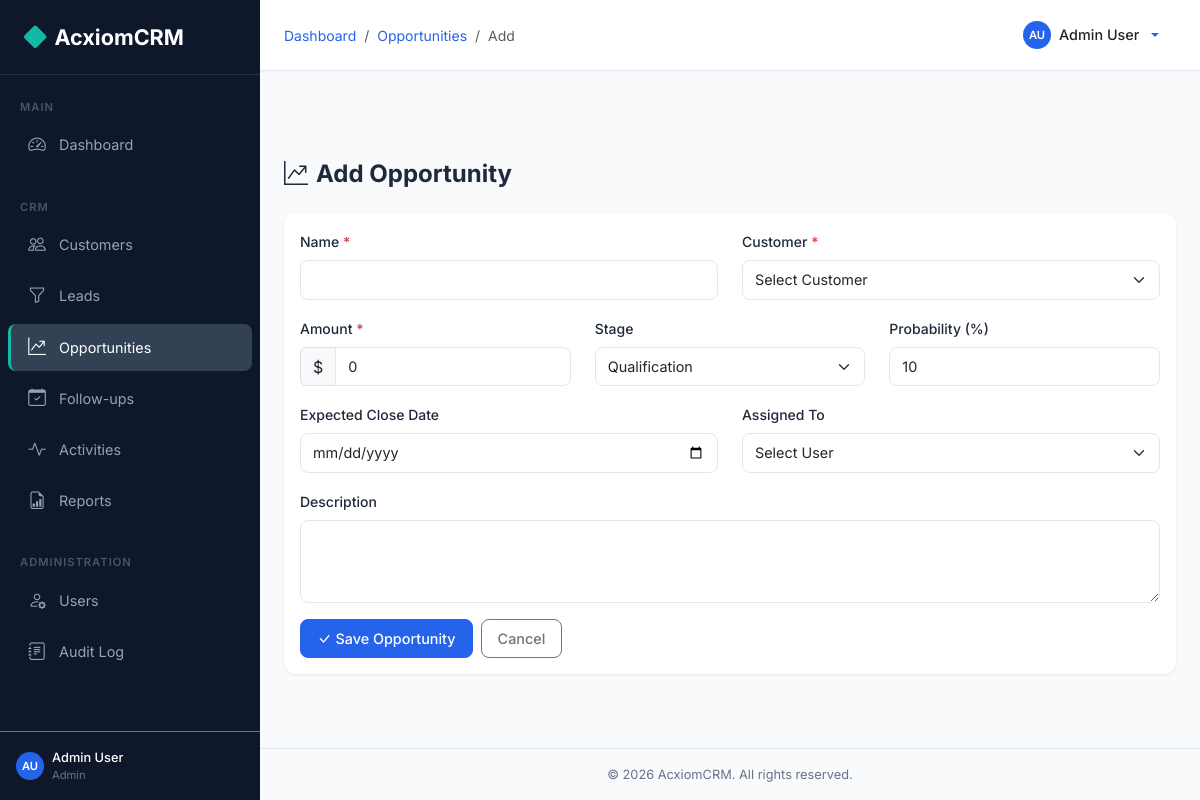
/opportunities/create (signed in), run on the app's committed database.
### backend/models.py (models this page shows, shortened)
class User(UserMixin, db.Model):
    __tablename__ = 'users'
    id = db.Column(db.Integer, primary_key=True)
    first_name = db.Column(db.String(50), nullable=False)
    last_name = db.Column(db.String(50), nullable=False)
    email = db.Column(db.String(120), unique=True, nullable=False, index=True)
    password_hash = db.Column(db.String(256), nullable=False)
    phone = db.Column(db.String(20))
    role_id = db.Column(db.Integer, db.ForeignKey('roles.id'), nullable=False)
    is_active = db.Column(db.Boolean, default=True)
    failed_login_count = db.Column(db.Integer, default=0)
    lockout_until = db.Column(db.DateTime, nullable=True)
    created_at = db.Column(db.DateTime, default=datetime.utcnow)
    updated_at = db.Column(db.DateTime, default=datetime.utcnow, onupdate=datetime.utcnow)
    customers = db.relationship('Customer', backref='assigned_user', lazy='dynamic', foreign_keys='Customer.assigned_to')
    leads = db.relationship('Lead', backref='assigned_user', lazy='dynamic', foreign_keys='Lead.assigned_to')
    opportunities = db.relationship('Opportunity', backref='assigned_user', lazy='dynamic', foreign_keys='Opportunity.assigned_to')
    @property
    def full_name(self):
        return f'{self.first_name} {self.last_name}'
    def is_admin(self):
        return self.role and self.role.name == 'Admin'

class Role(db.Model):
    __tablename__ = 'roles'
    id = db.Column(db.Integer, primary_key=True)
    name = db.Column(db.String(50), unique=True, nullable=False)
    description = db.Column(db.String(200))
    permissions = db.relationship('Permission', secondary=role_permissions, backref='roles')
    users = db.relationship('User', backref='role', lazy='dynamic')

### backend/routes/opportunities.py (the view, shortened to what this page needs)
@opportunities_bp.route('/create', methods=['GET', 'POST'])
@login_required
def create():
    customers = Customer.query.order_by(Customer.name).all()
    users = User.query.filter_by(is_active=True).order_by(User.first_name).all()
    return render_template('opportunities/create.html', customers=customers, users=users)

### backend/models.py (called while the page is built)
@login_manager.user_loader
def load_user(user_id):
    return User.query.get(int(user_id))

### frontend/templates/opportunities/create.html (shortened to what this page needs)
{% extends 'base.html' %}
{% block breadcrumb %}
<li class="breadcrumb-item"><a href="{{ url_for('dashboard.index') }}">Dashboard</a></li>
<li class="breadcrumb-item"><a href="{{ url_for('opportunities.list_opportunities') }}">Opportunities</a></li>
<li class="breadcrumb-item active">Add</li>
{% endblock %}
{% block content %}
<div class="page-header"><h1><i class="bi bi-graph-up-arrow me-2"></i>Add Opportunity</h1></div>
<div class="card">
    <div class="card-body">
        <form method="POST">
            <div class="row">
                <div class="col-md-6 mb-3">
                    <label class="form-label">Name <span class="text-danger">*</span></label>
                    <input type="text" class="form-control" name="name" required value="{{ request.form.get('name','') }}">
                </div>
                <div class="col-md-6 mb-3">
                    <label class="form-label">Customer <span class="text-danger">*</span></label>
                    <select class="form-select" name="customer_id" required>
                        <option value="">Select Customer</option>
                    </select>
                </div>
                <div class="col-md-4 mb-3">
                    <label class="form-label">Amount <span class="text-danger">*</span></label>
                    <div class="input-group">
                        <span class="input-group-text">$</span>
                        <input type="number" class="form-control" name="amount" step="0.01" min="0.01" required value="{{ request.form.get('amount','0') }}">
                    </div>
                </div>
                <div class="col-md-4 mb-3">
                    <label class="form-label">Stage</label>
                    <select class="form-select" name="stage" id="stage">
                        {% for s in ['Qualification','Needs Analysis','Proposal','Negotiation','Closed Won','Closed Lost'] %}
                        <option value="{{ s }}" {% if request.form.get('stage','Qualification') == s %}selected{% endif %}>{{ s }}</option>
                        {% endfor %}
                    </select>
                </div>
                <div class="col-md-4 mb-3">
                    <label class="form-label">Probability (%)</label>
                    <input type="number" class="form-control" name="probability" id="probability" min="0" max="100" value="{{ request.form.get('probability','10') }}">
                </div>
                <div class="col-md-6 mb-3">
                    <label class="form-label">Expected Close Date</label>
                    <input type="date" class="form-control" name="expected_close_date" value="{{ request.form.get('expected_close_date','') }}">
                </div>
                <div class="col-md-6 mb-3">
                    <label class="form-label">Assigned To</label>
                    <select class="form-select" name="assigned_to">
                        <option value="">Select User</option>
                    </select>
                </div>
                <div class="col-12 mb-3">
                    <label class="form-label">Description</label>
                    <textarea class="form-control" name="description" rows="3">{{ request.form.get('description','') }}</textarea>
                </div>
            </div>
            <div class="d-flex gap-2">
                <button type="submit" class="btn btn-primary"><i class="bi bi-check-lg me-1"></i>Save Opportunity</button>
                <a href="{{ url_for('opportunities.list_opportunities') }}" class="btn btn-outline-secondary">Cancel</a>
            </div>
        </form>
    </div>
</div>
{% endblock %}

### frontend/templates/base.html (shortened to what this page needs)
<!DOCTYPE html>
<html lang="en">
<head>
    <link href="https://cdn.jsdelivr.net/npm/bootstrap@5.3.2/dist/css/bootstrap.min.css" rel="stylesheet">
    <link href="https://cdn.jsdelivr.net/npm/bootstrap-icons@1.11.2/font/bootstrap-icons.min.css" rel="stylesheet">
    <link href="{{ url_for('static', filename='css/style.css') }}" rel="stylesheet">
</head>
<body>
    <nav id="sidebar" class="sidebar">
        <div class="sidebar-brand">
            <i class="bi bi-diamond-fill"></i> AcxiomCRM
        </div>
        <div class="sidebar-nav">
            <div class="sidebar-section">Main</div>
            <ul class="nav flex-column">
                <li class="nav-item">
                    <a class="nav-link {% if request.endpoint == 'dashboard.index' %}active{% endif %}" href="{{ url_for('dashboard.index') }}">
                        <i class="bi bi-speedometer2"></i> Dashboard
                    </a>
                </li>
            </ul>
            <div class="sidebar-section mt-3">CRM</div>
            <ul class="nav flex-column">
                <li class="nav-item">
                    <a class="nav-link {% if 'customers' in (request.endpoint or '') %}active{% endif %}" href="{{ url_for('customers.list_customers') }}">
                        <i class="bi bi-people"></i> Customers
                    </a>
                </li>
                <li class="nav-item">
                    <a class="nav-link {% if 'leads' in (request.endpoint or '') %}active{% endif %}" href="{{ url_for('leads.list_leads') }}">
                        <i class="bi bi-funnel"></i> Leads
                    </a>
                </li>
                <li class="nav-item">
                    <a class="nav-link {% if 'opportunities' in (request.endpoint or '') %}active{% endif %}" href="{{ url_for('opportunities.list_opportunities') }}">
                        <i class="bi bi-graph-up-arrow"></i> Opportunities
                    </a>
                </li>
                <li class="nav-item">
                    <a class="nav-link {% if 'followups' in (request.endpoint or '') %}active{% endif %}" href="{{ url_for('followups.list_followups') }}">
                        <i class="bi bi-calendar-check"></i> Follow-ups
                    </a>
                </li>
                <li class="nav-item">
                    <a class="nav-link {% if 'activities' in (request.endpoint or '') %}active{% endif %}" href="{{ url_for('activities.list_activities') }}">
                        <i class="bi bi-activity"></i> Activities
                    </a>
                </li>
                <li class="nav-item">
                    <a class="nav-link {% if 'reports' in (request.endpoint or '') %}active{% endif %}" href="{{ url_for('reports.index') }}">
                        <i class="bi bi-file-earmark-bar-graph"></i> Reports
                    </a>
                </li>
            </ul>
            {% if current_user.is_admin() %}
            <div class="sidebar-section mt-3">Administration</div>
            <ul class="nav flex-column">
                <li class="nav-item">
                    <a class="nav-link {% if 'users' in (request.endpoint or '') %}active{% endif %}" href="{{ url_for('users.list_users') }}">
                        <i class="bi bi-person-gear"></i> Users
                    </a>
                </li>
                <li class="nav-item">
                    <a class="nav-link {% if 'audit' in (request.endpoint or '') %}active{% endif %}" href="{{ url_for('audit.list_logs') }}">
                        <i class="bi bi-journal-text"></i> Audit Log
                    </a>
                </li>
            </ul>
            {% endif %}
        </div>
        <div class="p-3 border-top border-secondary">
            <div class="d-flex align-items-center gap-2">
                <div class="user-avatar user-avatar-sm">{{ current_user.first_name[0] }}{{ current_user.last_name[0] }}</div>
                <div class="flex-grow-1">
                    <div style="font-size:0.8rem;color:#fff;font-weight:500;">{{ current_user.full_name }}</div>
                    <div style="font-size:0.7rem;color:#64748B;">{{ current_user.role.name }}</div>
                </div>
            </div>
        </div>
    </nav>
    <div class="main-content">
        <div class="top-navbar">
            <div class="d-flex align-items-center gap-3">
                <nav aria-label="breadcrumb">
                    <ol class="breadcrumb mb-0">
                        {% block breadcrumb %}{% endblock %}
                    </ol>
                </nav>
            </div>
            <div class="dropdown">
                <button class="btn btn-link text-decoration-none dropdown-toggle d-flex align-items-center gap-2" type="button" data-bs-toggle="dropdown">
                    <div class="user-avatar user-avatar-sm">{{ current_user.first_name[0] }}{{ current_user.last_name[0] }}</div>
                    <span class="text-dark fw-medium" style="font-size:0.9rem;">{{ current_user.full_name }}</span>
                </button>
            </div>
        </div>
        <div class="content-area pb-0 pt-3" style="padding-bottom:0!important;">
        </div>
        <div class="content-area">
            {% block content %}{% endblock %}
        </div>
        <div class="footer">
            &copy; 2026 AcxiomCRM. All rights reserved.
        </div>
    </div>
</body>
</html>

### frontend/static/css/style.css (style rules this page uses)
:root { --primary: #2563EB; --primary-dark: #1D4ED8; --sidebar-bg: #0F172A; --sidebar-hover: #1E293B; --sidebar-active: #334155; --bg: #F8FAFC; --card-bg: #FFFFFF; --accent: #14B8A6; --text-primary: #1E293B; --text-secondary: #64748B; --border: #E2E8F0; --sidebar-width: 260px; }
body { background-color: var(--bg); font-family: 'Inter', -apple-system, BlinkMacSystemFont, 'Segoe UI', sans-serif; color: var(--text-primary); }
.sidebar { position: fixed; top: 0; left: 0; width: var(--sidebar-width); height: 100vh; background: var(--sidebar-bg); z-index: 1040; transition: transform 0.3s ease; overflow-y: auto; display: flex; flex-direction: column; }
.sidebar-brand { padding: 1.25rem 1.5rem; font-size: 1.35rem; font-weight: 700; color: #fff; border-bottom: 1px solid rgba(255,255,255,0.1); display: flex; align-items: center; gap: 0.5rem; }
.sidebar-brand i { color: var(--accent); font-size: 1.4rem; }
.sidebar-nav { flex: 1; padding: 0.75rem 0; }
.sidebar-nav .nav-item { margin: 2px 8px; }
.sidebar-nav .nav-link { color: #94A3B8; padding: 0.65rem 1rem; border-radius: 8px; display: flex; align-items: center; gap: 0.75rem; font-size: 0.9rem; transition: all 0.2s; text-decoration: none; border-left: 3px solid transparent; }
.sidebar-nav .nav-link.active { color: #fff; background: var(--sidebar-active); border-left-color: var(--accent); }
.sidebar-nav .nav-link i { font-size: 1.1rem; width: 20px; text-align: center; }
.sidebar-section { padding: 0.75rem 1.25rem 0.25rem; font-size: 0.7rem; text-transform: uppercase; letter-spacing: 1px; color: #475569; font-weight: 600; }
.main-content { margin-left: var(--sidebar-width); min-height: 100vh; display: flex; flex-direction: column; }
.top-navbar { background: var(--card-bg); border-bottom: 1px solid var(--border); padding: 0.75rem 1.5rem; display: flex; align-items: center; justify-content: space-between; position: sticky; top: 0; z-index: 1030; box-shadow: 0 1px 2px rgba(0,0,0,0.04); }
.content-area { padding: 1.5rem; flex: 1; }
.card { border: none; border-radius: 12px; box-shadow: 0 1px 3px rgba(0,0,0,0.08); background: var(--card-bg); }
.form-control, .form-select { border-radius: 8px; border: 1px solid var(--border); padding: 0.5rem 0.75rem; font-size: 0.9rem; transition: border-color 0.2s, box-shadow 0.2s; }
.form-label { font-weight: 500; font-size: 0.875rem; color: var(--text-primary); }
.btn { border-radius: 8px; font-size: 0.9rem; font-weight: 500; padding: 0.5rem 1rem; }
.btn-primary { background: var(--primary); border-color: var(--primary); }
.breadcrumb { margin-bottom: 0; font-size: 0.875rem; background: transparent; }
.breadcrumb-item a { color: var(--primary); text-decoration: none; }
.page-header { display: flex; justify-content: space-between; align-items: center; margin-bottom: 1.5rem; flex-wrap: wrap; gap: 0.75rem; }
.page-header h1 { font-size: 1.5rem; font-weight: 700; margin: 0; }
.user-avatar { width: 36px; height: 36px; border-radius: 50%; background: var(--primary); color: #fff; display: flex; align-items: center; justify-content: center; font-weight: 600; font-size: 0.85rem; }
.user-avatar-sm { width: 28px; height: 28px; font-size: 0.7rem; }
.footer { padding: 1rem 1.5rem; text-align: center; color: var(--text-secondary); font-size: 0.8rem; border-top: 1px solid var(--border); }

### data on the page
User: first_name "A", last_name "U", full_name "Admin User"
Role: role.name "Admin"

### other printed values
form field stage "Qualification"
